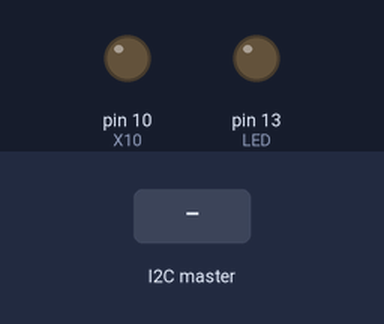
Bench run of a sketch on a simulated Arduino Uno, built with avr-gcc and run on an emulated ATmega328P. Parts: output pins drawn as LEDs (lit = HIGH). Inputs (shaded band) come from the test bench. What the sketch prints to the serial monitor is not drawn.

Above: at 1.2 s.
1.3 s: the I2C master sends the byte 1
2.9 s: the I2C master sends the byte 2
Timing chart, 0 to 5.9 s (numbered marks = the images above; inputs shaded):
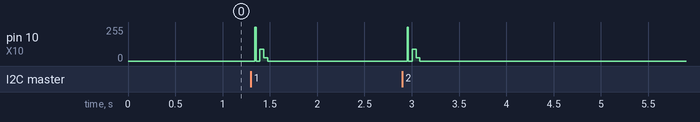

The sketch:

X10I2C.ino
```cpp
/***********************************************/
/* Emetteur X10 RF Ã  partir d'un potentiomÃ¨tre */
/* Version : 27/12/2010 - www.domocreation.fr  */
/***********************************************/

#include <Wire.h>

#define OFF 0x00
#define ON 0x01
#define BRIGHT 0x02
#define DIM 0x03
#define LED 13
#define X10 10


const byte house_code[] = { 0x60, 0x70, 0x40, 0x50, 0x80, 0x90, 0xA0, 0xB0, 0xE0, 0xF0, 0xC0, 0xD0, 0x00, 0x10, 0X20, 0x30 } ;
const byte unit_code[] = { 0x00, 0x10, 0x08, 0x18, 0x40, 0x50, 0x48, 0x58 } ;

extern byte HouseCode = 'A' ;
extern byte UnitCode = 0 ;
extern byte Commande = 0;
extern int flag = 0;

// --- Fonctions X10 ---
// Envoi entÃªte :
void x10_sendpreamble(void)
{
  digitalWrite(X10,LOW) ;
  delay(40) ;
  digitalWrite(X10,HIGH) ;
  delay(9) ;
  digitalWrite(X10, LOW) ;
  delay(4) ;
  delayMicroseconds(500) ;
}

// ----------------------
// Envoi bit :
void x10_sendbit(void)
{
  digitalWrite(X10,HIGH) ;
  delayMicroseconds(560) ;
  digitalWrite(X10,LOW) ;
  delayMicroseconds(560) ;
}

// ----------------------
// Envoi d'un octet X10 RF :
void x10_sendbyte(byte X10octet)
{
  unsigned char nobit, valbit;
  for (nobit=0; nobit<=7; nobit++)
  {
    valbit=X10octet & 0x80;
    X10octet=(X10octet << 1);

    x10_sendbit();
    if ( valbit )
    {
      delayMicroseconds(1200) ;
    }
  }
}


// Envoie trame X10, House Code / Unit Code / Action (ON/OFF/DIM/BRIGHT)
void x10_sendcmd(byte House, byte Unit, byte Action)
{
  byte hc, uc ;

  hc = house_code[House - 0x41] ; // Lit code correspondant dans tableau house_code.
  if (Unit > 0x08)
    hc |= 0x04 ;                  // Si Unit Code > 8 alors bit 2 House Code Ã  1.

  uc = unit_code[Unit] ;          // Lit code correspondant dans tableau unit_code.

  if (Action==OFF)
    uc |= 0x20 ;                  // si Action = OFF, mise Ã  '1' bit 5 unit code.
  else if(Action==BRIGHT)
    uc = 0x88 ;
  else if(Action==DIM)
    uc = 0x98 ;

  // Envoie commande X10 hc/uc.
  x10_sendpreamble() ;
  x10_sendbyte(hc) ;		// house code
  x10_sendbyte(~hc) ;		// ~house code
  x10_sendbyte(uc) ;		// unit code
  x10_sendbyte(~uc) ;		// ~unit code
  x10_sendbit() ;
}

byte value=0;
byte sensor=0;
byte previous=0;

void setup(){
  pinMode(X10, OUTPUT); //port pour le module AUREL
  pinMode(LED, OUTPUT); //visualisation LED
  Wire.begin(4);                // join i2c bus with address #4
  Wire.onReceive(receiveEvent); // register event
  Serial.begin(9600);           // start serial for output
}

void receiveEvent(int howMany)
{
 digitalWrite(LED,HIGH);

 while(1 < Wire.available())
 {
    HouseCode = Wire.read();
    Serial.println(HouseCode);
    UnitCode = Wire.read();
    Serial.println(UnitCode);
 }
    Commande = Wire.read();
    Serial.println(Commande);
    flag=1;
    digitalWrite(LED,LOW);

}

void loop(){
  if(flag==1)
  {
    x10_sendcmd(HouseCode, UnitCode, Commande);
    Serial.println("commande envoyée");
    Serial.println(HouseCode);
    Serial.println(UnitCode);
    Serial.println(Commande);
    Serial.println("fin commande");
    flag = 0;
  }
  delay(100);
}
```
